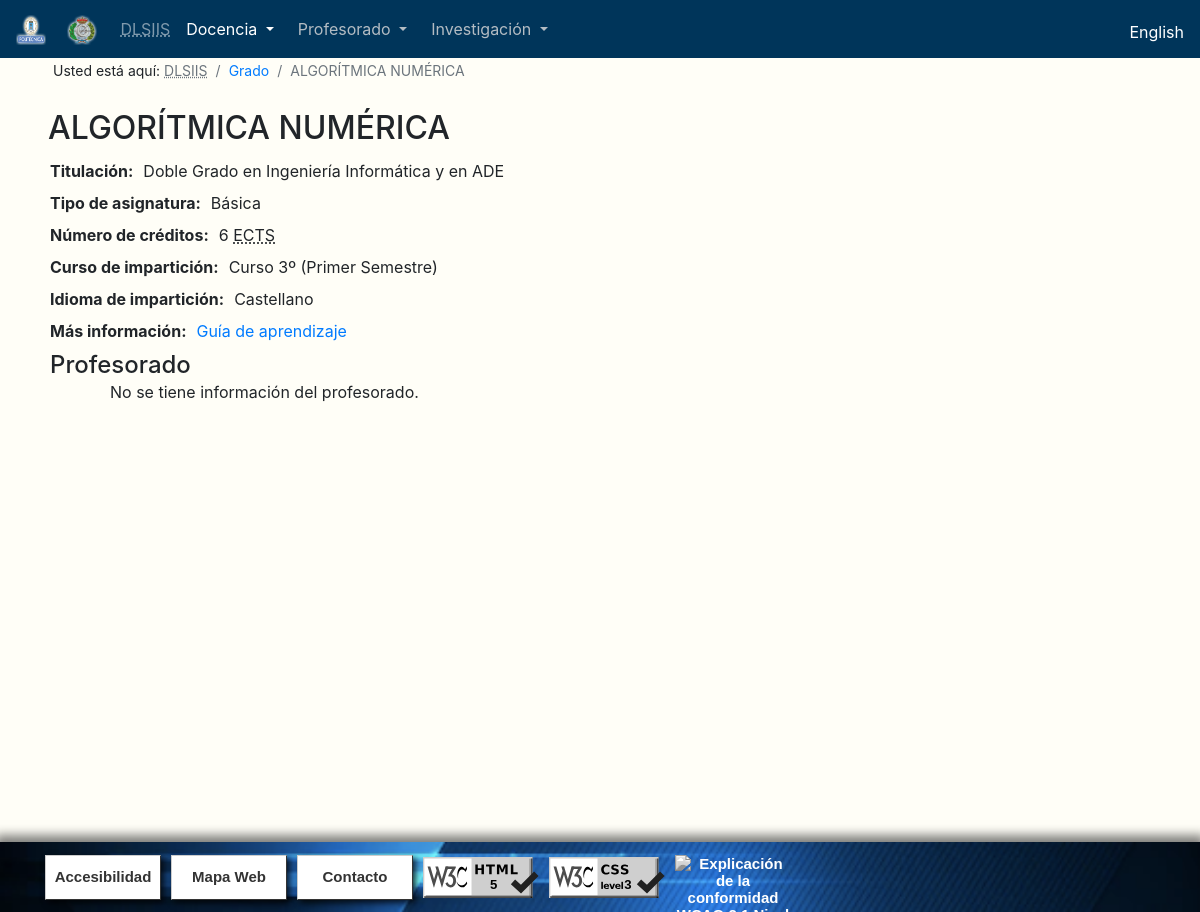
Screenshot of /Asignatura.php?codigo_tit_asig=10ID105000379&id_tit=10ID&tipo_tit=Grado with the database file from the repository.
### tables this page shows
CREATE TABLE `asignaturas` (
  `id` varchar(20) NOT NULL,
  `codigo_titulacion` varchar(4) NOT NULL,
  `codigo_asignatura` varchar(10) NOT NULL,
  `nombre_tipo_asignatura` text NOT NULL,
  `nombre_asignatura` text NOT NULL,
  `nombre_asignatura_ingles` text NOT NULL,
  `curso` varchar(1) NOT NULL,
  `ects` decimal(3,1) NOT NULL,
  `semestre` varchar(50) NOT NULL,
  `idiomas` text NOT NULL,
  `guia_aprendizaje` text NOT NULL,
  `guia_aprendizaje_json` text NOT NULL
);

CREATE TABLE `titulo_espanol_ingles` (
  `codigo_titulo` varchar(4) NOT NULL,
  `nombre_espanol` text NOT NULL,
  `nombre_ingles` text NOT NULL,
  `url_espanol` text NOT NULL,
  `url_ingles` text NOT NULL
);

### Asignatura.php (the view, shortened to what this page needs)
<!DOCTYPE html>
<?php
$idioma = $_SESSION["language"];
include("".$idioma.".php");?>
<html lang="<?php echo $idioma;?>">
  <head>
    <link href = "css/Style.css" rel="stylesheet">
    <link rel="stylesheet" href="https://stackpath.bootstrapcdn.com/bootstrap/4.4.1/css/bootstrap.min.css"
>
  </head>
  <body style="background-color: #FFFEF7;">
    <nav class="navbar navbar-expand-sm navbar-dark fixed-top" style="background-color: #00355A;">
      <div class="mr-auto">
        <a class="navbar-brand" href="https://www.upm.es/" title="www.upm.es">
          <img src="Pictures/UPM.png" width="30" height="30" alt="LogoUPM">
        </a>
        <a class="navbar-brand" href="https://www.fi.upm.es/" title="www.fi.upm.es">
            <img src="Pictures/FI.png" width="30" height="30" alt="LogoFI">
        </a>
      </div>
      <div class="collapse navbar-collapse" id="collapsibleNavbar">
        <div class="navbar-nav-scroll">
          <ul class="navbar-nav">
            <li class="nav-item" style="color:#B3BCC3;">
              <a class="nav-link" href="index.php"><abbr title="<?php echo $dlsiis; ?>">DLSIIS</abbr></a>
            </li>
            <li class="nav-item dropdown active">
              <a class="nav-item nav-link dropdown-toggle mr-md-2" href="#" id="bd-versions1" data-toggle="dropdown" aria-haspopup="true" aria-expanded="false">
                <?php echo $docencia; ?>
              </a>
            </li>
            <li class="nav-item dropdown">
              <a class="nav-item nav-link dropdown-toggle mr-md-2" href="#" style="color:#B3BCC3;" id="bd-versions2" data-toggle="dropdown" aria-haspopup="true" aria-expanded="false">
                <?php echo $profesorado; ?>
              </a>
            </li>
            <li class="nav-item dropdown">
              <a class="nav-item nav-link dropdown-toggle mr-md-2" href="#" style="color:#B3BCC3;" id="bd-versions3" data-toggle="dropdown" aria-haspopup="true" aria-expanded="false">
                <?php echo $investigacion; ?>
              </a>
            </li>
          </ul>
        </div>
        <ul class="navbar-nav ml-md-auto">
          <li><div class="mr-auto" style="display: inline-flex; padding-top: 6px;">
						 <?php
            	echo $bandera; ?>
          </div></li>
        </ul>
      </div>
    </nav>
    <br>
    <br>
    <?php
			function quitar_tildes($cadena) {
				$no_permitidas= array ("á","é","í","ó","ú","Á","É","Í","Ó","Ú","ñ","À","Ã","Ì","Ò","Ù","Ã™","Ã ","Ã¨","Ã¬","Ã²",
				"Ã¹","ç","Ç","Ã¢","ê","Ã®","Ã´","Ã»","Ã‚","ÃŠ","ÃŽ","Ã”","Ã›","ü","Ã¶","Ã–","Ã¯","Ã¤","«","Ò","Ã","Ã„","Ã‹");
				$permitidas= array ("a","e","i","o","u","A","E","I","O","U","n","N","A","E","I","O","U","a","e","i","o","u","c",
				"C","a","e","i","o","u","A","E","I","O","U","u","o","O","i","a","e","U","I","A","E");
				$texto = str_replace($no_permitidas, $permitidas ,$cadena);
				return $texto;
				}
      $url = "";
      if (!empty($_GET["tipo_tit"])) {
        $tipo_titulacion = $_GET["tipo_tit"];
        $url = quitar_tildes($tipo_titulacion);
      }
      $id_actual = $_GET["codigo_tit_asig"];
      $codigo_actual = $_GET["id_tit"];
      require_once ('loginBD.php');
      $sql_asignatura = $conn->prepare("SELECT * FROM asignaturas where id = ? ");
      $sql_asignatura->bind_param('s', $id_actual);
      $sql_asignatura->execute();
      $result_asignatura = $sql_asignatura->get_result();
      while ($row_asignatura =mysqli_fetch_array($result_asignatura)) {
				if ($idioma == 'en'){$nombre_asig = $row_asignatura["nombre_asignatura_ingles"];}
				else{$nombre_asig = $row_asignatura["nombre_asignatura"];}
      }
    ?>
    <nav aria-label="breadcrumb">
      <ol class="migas_de_pan breadcrumb" style="background-color: #FFFEF7;">
        <li style="padding-right: 4px;"><?php echo $usted; ?></li>
        <li class="breadcrumb-item active" aria-current="page"><abbr title="<?php echo $dlsiis; ?>">DLSIIS</abbr></li>
        <?php
          if (!empty($url)) {
            echo '<li class="breadcrumb-item"><a href="'.$url.'.php">'.$tipo_titulacion.'</a></li>';
          }
        ?>
        <li class="breadcrumb-item active" aria-current="page"><?php echo $nombre_asig;?></li>
      </ol>
    </nav>
    <div class="row container" style="max-width: none;padding-left: 25px;padding-right: 25px;margin-left: auto;margin-right: auto;">
      <?php
        $sql_tit = $conn->prepare("SELECT * FROM titulo_espanol_ingles where codigo_titulo = ? ");
        $sql_tit->bind_param('s', $codigo_actual);
        $sql_tit->execute();
        $result_tit = $sql_tit->get_result();
        while ($row_tit =mysqli_fetch_array($result_tit)) {
					if ($idioma == 'en') {
						$nombre_tit = utf8_encode($row_tit["nombre_ingles"]);
					}
					else {
						$nombre_tit = utf8_encode($row_tit["nombre_espanol"]);
					}
        }
        mysqli_data_seek($result_asignatura, 0);
        while ($row_asignatura = mysqli_fetch_array($result_asignatura)) {
					if ($idioma == 'en') {
						if ($row_asignatura["nombre_tipo_asignatura"] == "Básica"){$tipo_asignatura = "Basic";}
						else if ($row_asignatura["nombre_tipo_asignatura"] == "Obligatoria"){$tipo_asignatura = "Mandatory";}
						else if ($row_asignatura["nombre_tipo_asignatura"] == "Optativa"){$tipo_asignatura = "Optional";}
						else if ($row_asignatura["nombre_tipo_asignatura"] == "Proyecto fin de master"){$tipo_asignatura = "Master Thesis project";}
						else if ($row_asignatura["nombre_tipo_asignatura"] == "Prácticas externas"){$tipo_asignatura = "External internships";}
						else {$tipo_asignatura ="Training credits";}
						if ($row_asignatura["semestre"] == "Anual"){$curso_semestre = "Yearly";}
						else if ($row_asignatura["semestre"] == "Anual, Segundo Semestre"){$curso_semestre = "Yearly, Second Semester";}
						else if ($row_asignatura["semestre"] == "Indefinida dentro del curso académico"){$curso_semestre = "Indefinite within the academic year";}
						else if ($row_asignatura["semestre"] == "Primer Semestre"){$curso_semestre = "First Semester";}
						else if ($row_asignatura["semestre"] == "Primer Semestre, Segundo Semestre"){$curso_semestre = "First Semester, Second Semester";}
						else if ($row_asignatura["semestre"] == "Segundo Semestre"){$curso_semestre = "Second Semester";}
						else {$curso_semestre = "";}
						if ($row_asignatura["idiomas"] == "Castellano, Inglés"){$idioma_asig = "Spanish, English";}
						else if ($row_asignatura["idiomas"] == "Inglés"){$idioma_asig = "English";}
						else {$idioma_asig = "Spanish";}
          	echo '<h1 class="titulo1" style="margin-left:23px;">'.$row_asignatura["nombre_asignatura_ingles"].'</h1>';
          	echo '<dl class="lista_definicion">';
          	echo '<dt class="atributo">Title:</dt><dd class="atributo_2">'.$nombre_tit.'</dd>';
          	echo '<dt class="atributo">Type of subject:</dt><dd class="atributo_2">'.$tipo_asignatura.'</dd>';
          	$creditos = str_replace(".0", "", $row_asignatura["ects"]);
          	echo '<dt class="atributo">Number of credits:</dt><dd class="atributo_2">'.$creditos.' <abbr title="European Credit Transfer System">ECTS</abbr></dd>';
          	echo '<dt class="atributo">Teaching year:</dt><dd class="atributo_2">Year '.$row_asignatura["curso"].' ('.$curso_semestre.')</dd>';
          	echo '<dt class="atributo">Teaching language:</dt><dd class="atributo_2">'.$idioma_asig.'</dd>';
          	$url_guia = $row_asignatura["guia_aprendizaje"];
          	echo '<dt class="atributo">More information:</dt><dd class="atributo_2"><a href="'.$url_guia.'" target="_blank">Learning guide</a></dd>';
					}
					else {
						echo '<h1 class="titulo1" style="margin-left:23px;">'.$row_asignatura["nombre_asignatura"].'</h1>';
	          echo '<dl class="lista_definicion">';
	          echo '<dt class="atributo">Titulación:</dt><dd class="atributo_2">'.$nombre_tit.'</dd>';
	          echo '<dt class="atributo">Tipo de asignatura:</dt><dd class="atributo_2">'.$row_asignatura["nombre_tipo_asignatura"].'</dd>';
	          $creditos = str_replace(".0", "", $row_asignatura["ects"]);
	          echo '<dt class="atributo">Número de créditos:</dt><dd class="atributo_2">'.$creditos.' <abbr title="European Credit Transfer System">ECTS</abbr></dd>';
	          echo '<dt class="atributo">Curso de impartición:</dt><dd class="atributo_2">Curso '.$row_asignatura["curso"].'º ('.$row_asignatura["semestre"].')</dd>';
	          echo '<dt class="atributo">Idioma de impartición:</dt><dd class="atributo_2">'.$row_asignatura["idiomas"].'</dd>';
	          $url_guia = $row_asignatura["guia_aprendizaje"];
	          echo '<dt class="atributo">Más información:</dt><dd class="atributo_2"><a href="'.$url_guia.'" target="_blank">Guía de aprendizaje</a></dd>';
					}
				}
        echo '<dt><a class="titulo2" style="font-weight: 500;line-height: 1.2;">'.$profesorado.'</a></dt>';
        echo '<dd><ul class="lista_prof_asig">';
        $sql_profesores = $conn->prepare("SELECT id_profesor, coordinador FROM asignatura_profesor where codigo_asignatura = ? ORDER BY `asignatura_profesor`.`id_profesor` ASC");
        $sql_profesores->bind_param('s', $id_actual);
        $sql_profesores->execute();
        $result_profesores = $sql_profesores->get_result();
        while ($row_profesores = mysqli_fetch_array($result_profesores)) {
          $cont = 0;
        }
        if ($cont == 0) {
          echo '<li class="lista_sin_estilo">
                  <p>'.$inf_prof.'.</p>
                </li>';
        }
        echo '</ul>';
        echo "</dd></dl>";
      ?>
    </div>
    <?php include ("footer.php"); ?>
	</body>
 </html>

### css/Style.css (style rules this page uses)
html { position: relative; min-height: 100%; }
body { padding-bottom: 100px; }
.migas_de_pan { margin-left: 37px; font-size: 14px; }
.lista_sin_estilo { list-style: none; }
.lista_definicion { list-style: none; margin-top:-20px; width: 100%; padding-left: 25px; display: inline; text-align: left; }
.titulo1 { font-size: 2em; }
.titulo2 { font-size: 1.5em; }
.lista_prof_asig { list-style: none; width: 100%; margin-left: 20px; }
.atributo { margin-left: 10px; display: inline; }
.atributo_2 { margin-left: 10px; display: inline-table; }
.atributo::before { content: "\A"; white-space: pre; margin-left: 10px; }

### rows the page displays
asignaturas: nombre_asignatura "ALGORÍTMICA NUMÉRICA", nombre_tipo_asignatura "Básica", ects "6", curso "3", semestre "Primer Semestre", idiomas "Castellano"
titulo_espanol_ingles: nombre_espanol "Doble Grado en Ingeniería Informática y en ADE"

### other values shown
$docencia "Docencia"
$profesorado "Profesorado"
$investigacion "Investigación"
$usted "Usted está aquí:"
$tipo_titulacion "Grado"
$inf_prof "No se tiene información del profesorado"
$accesibilidad "Accesibilidad"
$mapaweb "Mapa Web"
$contacto "Contacto"
